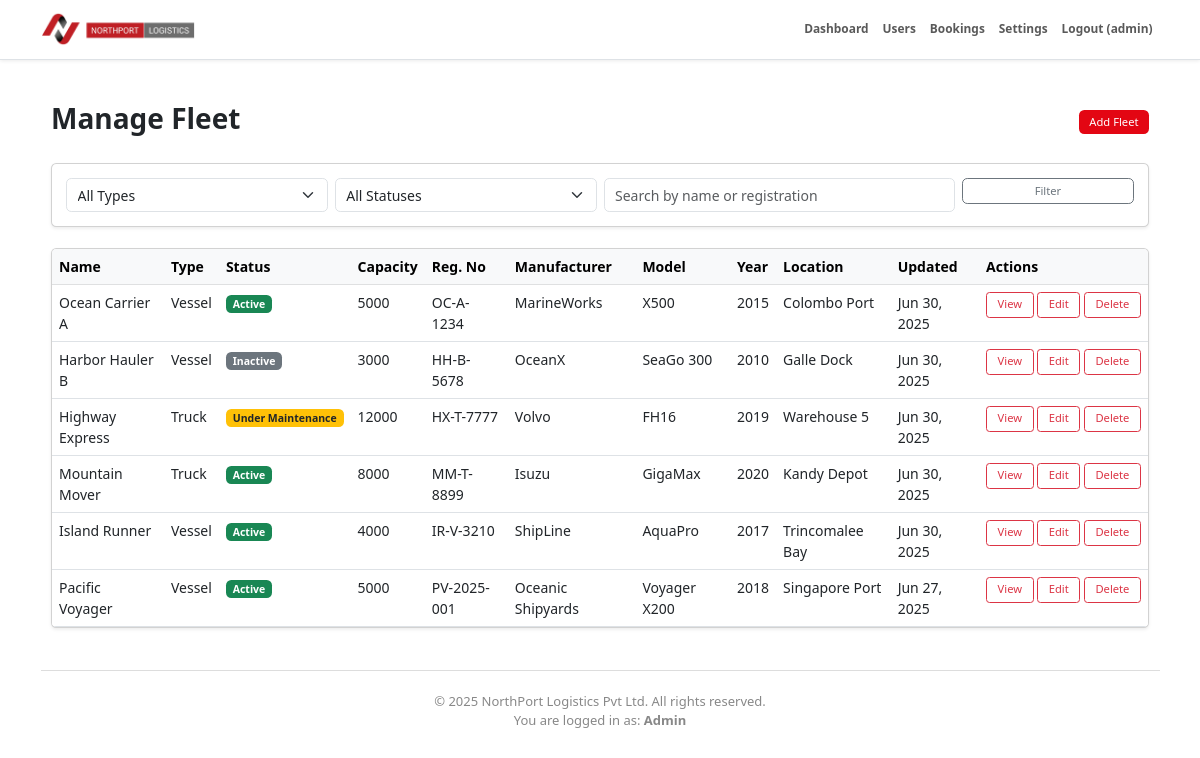
The page /admin/manage_fleet.php (signed in) on the database its author committed.
### tables this page shows
CREATE TABLE `fleets` (
  `id` int(11) NOT NULL,
  `fleet_name` varchar(100) NOT NULL,
  `type` enum('Vessel','Truck') NOT NULL,
  `registration_no` varchar(50) DEFAULT NULL,
  `capacity` int(11) DEFAULT NULL,
  `status` enum('Active','Inactive','Under Maintenance') DEFAULT 'Active',
  `created_at` datetime DEFAULT current_timestamp(),
  `updated_at` datetime DEFAULT current_timestamp() ON UPDATE current_timestamp(),
  `manufacturer` varchar(100) DEFAULT NULL,
  `model` varchar(100) DEFAULT NULL,
  `year_built` int(11) DEFAULT NULL,
  `location` varchar(255) DEFAULT NULL,
  `notes` text DEFAULT NULL
);

### admin/manage_fleet.php (the view, shortened to what this page needs)
<?php
require_once '../includes/header.php';
$currentRole = $_SESSION['role'] ?? 'user';
$searchQuery = trim($_GET['q'] ?? '');
$params = [];
$sql = "SELECT * FROM fleets";
$sql .= " ORDER BY updated_at DESC";
$stmt = $pdo->prepare($sql);
$stmt->execute($params);
$fleets = $stmt->fetchAll();
?>
<div class="container my-5">
  <div class="d-flex justify-content-between align-items-center mb-4">
    <h2 class="fw-bold">Manage Fleet</h2>
    <?php if (in_array($currentRole, ['admin', 'manager'])): ?>
      <a href="fleet_form.php" class="btn btn-danger">Add Fleet</a>
    <?php endif; ?>
  </div>
  <div class="card p-3 shadow-sm mb-4">
    <form class="row g-2" method="GET">
      <div class="col-md-3">
        <select class="form-select" name="type">
          <option value="">All Types</option>
        </select>
      </div>
      <div class="col-md-3">
        <select class="form-select" name="status">
          <option value="">All Statuses</option>
        </select>
      </div>
      <div class="col-md-4">
        <input type="text" name="q" class="form-control" placeholder="Search by name or registration" value="<?= htmlspecialchars($searchQuery) ?>">
      </div>
      <div class="col-md-2">
        <button class="btn btn-outline-secondary w-100">Filter</button>
      </div>
    </form>
  </div>
  <div class="table-responsive card shadow-sm">
    <table class="table table-hover mb-0">
      <thead class="table-light">
        <tr>
          <th>Name</th>
          <th>Type</th>
          <th>Status</th>
          <th>Capacity</th>
          <th>Reg. No</th>
          <th>Manufacturer</th>
          <th>Model</th>
          <th>Year</th>
          <th>Location</th>
          <th>Updated</th>
          <th>Actions</th>
        </tr>
      </thead>
      <tbody>
        <?php if (count($fleets)): ?>
          <?php foreach ($fleets as $fleet): ?>
            <tr>
              <td><?= htmlspecialchars($fleet['fleet_name']) ?></td>
              <td><?= htmlspecialchars($fleet['type']) ?></td>
              <td>
                <span class="badge
                  <?= $fleet['status'] === 'Active' ? 'bg-success' : ($fleet['status'] === 'Inactive' ? 'bg-secondary' : 'bg-warning text-dark') ?>">
                  <?= htmlspecialchars($fleet['status']) ?>
                </span>
              </td>
              <td><?= (int)$fleet['capacity'] ?></td>
              <td><?= htmlspecialchars($fleet['registration_no']) ?></td>
              <td><?= htmlspecialchars($fleet['manufacturer'] ?? '-') ?></td>
              <td><?= htmlspecialchars($fleet['model'] ?? '-') ?></td>
              <td><?= htmlspecialchars($fleet['year_built'] ?? '-') ?></td>
              <td><?= htmlspecialchars($fleet['location'] ?? '-') ?></td>
              <td><?= date('M d, Y', strtotime($fleet['updated_at'])) ?></td>
              <td class="text-nowrap">
                <a href="fleet_view.php?id=<?= $fleet['id'] ?>" class="btn btn-sm btn-outline-danger">View</a>
                <?php if (in_array($currentRole, ['admin', 'manager'])): ?>
                  <a href="fleet_edit.php?id=<?= $fleet['id'] ?>" class="btn btn-sm btn-outline-danger">Edit</a>
                <?php endif; ?>
                <?php if ($currentRole === 'admin'): ?>
                  <a href="fleet_delete.php?id=<?= $fleet['id'] ?>" onclick="return confirm('Delete this fleet?')" class="btn btn-sm btn-outline-danger">Delete</a>
                <?php endif; ?>
              </td>
            </tr>
          <?php endforeach; ?>
        <?php else: ?>
          <tr>
            <td colspan="11" class="text-center text-muted">No fleets found.</td>
          </tr>
        <?php endif; ?>
      </tbody>
    </table>
  </div>
</div>
<?php require_once '../includes/admin_footer.php'; ?>

### includes/header.php (style rules this page uses)
html { font-size: 14px; }

### admin/manage_fleet.php (style rules this page uses)
.btn { font-size: 0.8rem; padding: 0.25rem 0.75rem; }
.btn-danger { background-color: #e30613; border: none; }

### rows shown on the page
fleets: fleet_name "Ocean Carrier A", type "Vessel", status "Active", capacity "5000", registration_no "OC-A-1234", manufacturer "MarineWorks", model "X500", year_built "2015", location "Colombo Port", updated_at "Jun 30, 2025"
fleets: fleet_name "Harbor Hauler B", type "Vessel", status "Inactive", capacity "3000", registration_no "HH-B-5678", manufacturer "OceanX", model "SeaGo 300", year_built "2010", location "Galle Dock", updated_at "Jun 30, 2025"
fleets: fleet_name "Highway Express", type "Truck", status "Under Maintenance", capacity "12000", registration_no "HX-T-7777", manufacturer "Volvo", model "FH16", year_built "2019", location "Warehouse 5", updated_at "Jun 30, 2025"
fleets: fleet_name "Mountain Mover", type "Truck", status "Active", capacity "8000", registration_no "MM-T-8899", manufacturer "Isuzu", model "GigaMax", year_built "2020", location "Kandy Depot", updated_at "Jun 30, 2025"
fleets: fleet_name "Island Runner", type "Vessel", status "Active", capacity "4000", registration_no "IR-V-3210", manufacturer "ShipLine", model "AquaPro", year_built "2017", location "Trincomalee Bay", updated_at "Jun 30, 2025"
fleets: fleet_name "Pacific Voyager", type "Vessel", status "Active", capacity "5000", registration_no "PV-2025-001", manufacturer "Oceanic Shipyards", model "Voyager X200", year_built "2018", location "Singapore Port", updated_at "Jun 27, 2025"

### other values the page prints
safeOutput($username) "admin"
$userRole "Admin"
